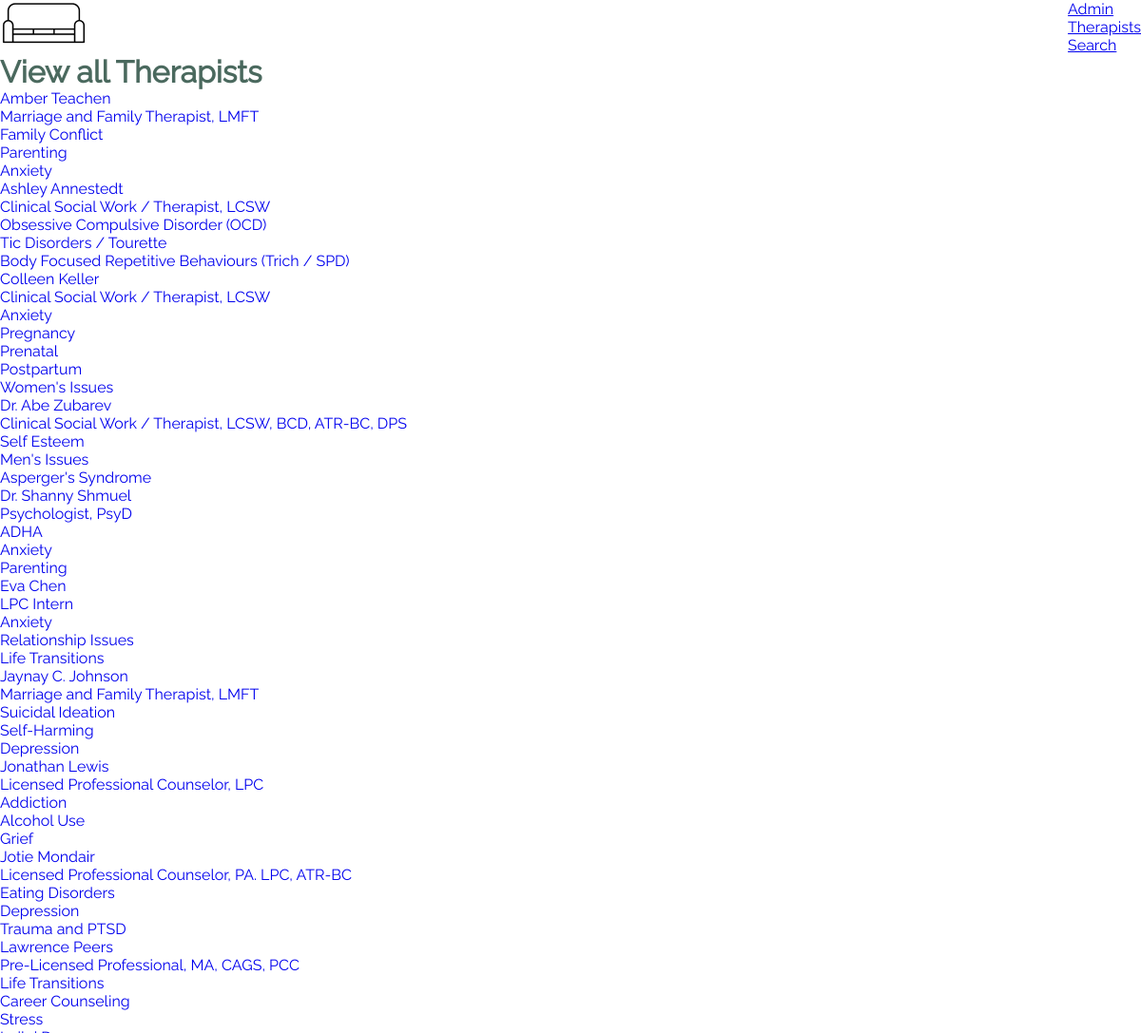
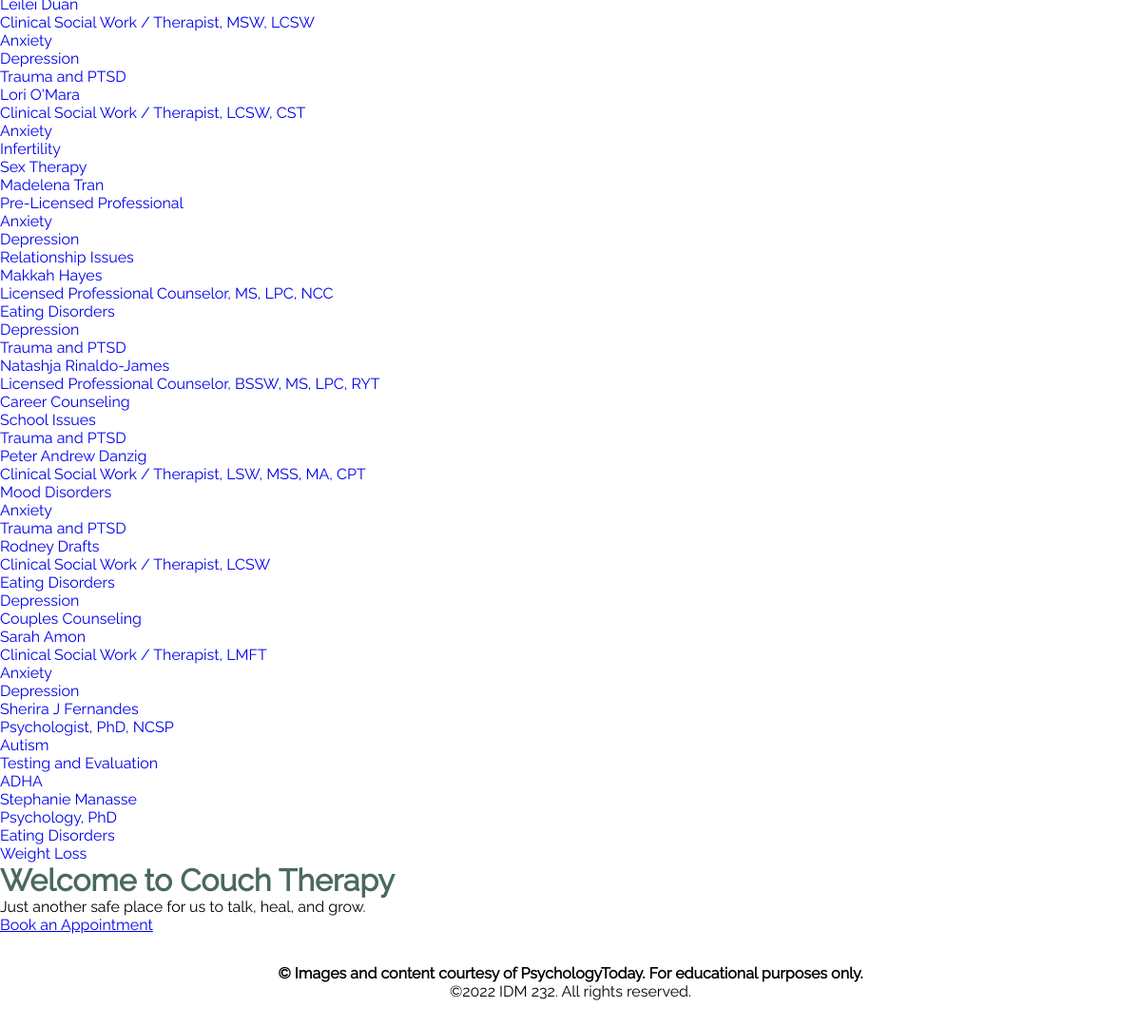
/therapists.php, run on the app's committed database (2 pictures, top to bottom).
### tables this page shows
CREATE TABLE `therapists` (
  `id` int(11) NOT NULL,
  `therapist_name` varchar(255) NOT NULL,
  `therapist_job` varchar(255) NOT NULL,
  `therapist_pronoun` varchar(255) NOT NULL,
  `therapist_email` varchar(255) NOT NULL,
  `therapist_phone` varchar(255) NOT NULL,
  `therapist_about` longtext NOT NULL,
  `therapist_specialties` longtext NOT NULL,
  `therapist_issues` longtext NOT NULL,
  `image_path` varchar(255) NOT NULL
);

### .env.local.php (called while the page is built)
<?php
$APP_CONFIG = [
    'environment' => 'development',
    'site_name' => 'Couch Therapy',
    'site_url' => 'http://localhost:8888/final',
    'database_host' => 'localhost',
    'database_user' => 'root',
    'database_pass' => 'root',
    'database_name' => 'local_idm232_01',
];
?>

### _includes/helper-functions.php (called while the page is built, shortened)
<?php
function site_url()
{
    global $APP_CONFIG;
    return $APP_CONFIG['site_url'];
}

### therapists.php (the view, shortened to what this page needs)
<?php
include_once __DIR__ . '/app.php';
include_once __DIR__ . '/_components/header.php';
$query = 'SELECT * FROM therapists ORDER BY therapist_name ASC';
$result = mysqli_query($db_connection, $query);
?>
<h1> View all Therapists </h1>
<?php
    $site_url = site_url();
    while ($therapists = mysqli_fetch_array($result)) {
        echo "
        <div class='therapist-description'>
            <a href='{$site_url}/detail.php?id={$therapists['id']}'>
                <div class=''>
                    <div class=''>
                        <p class=''>{$therapists['therapist_name']}</p>
                        <p class=''>{$therapists['therapist_job']}</p>
                        <p class=''>{$therapists['therapist_specialties']}</p>
                    </div>
                </div>
            </a>
        </div>
        ";
    }
?>
<?php include_once __DIR__ . '/_components/home-hero.php'; ?>
<?php include_once __DIR__ . '/_components/footer.php'; ?>

### data on the page
therapists: therapist_name "Amber Teachen", therapist_job "Marriage and Family Therapist, LMFT", therapist_specialties "Family Conflict Parenting Anxiety"
therapists: therapist_name "Ashley Annestedt", therapist_job "Clinical Social Work / Therapist, LCSW", therapist_specialties "Obsessive Compulsive Disorder (OCD) Tic Disorders / Tourette Body Focused Repetitive Behaviours (Trich / SPD)"
therapists: therapist_name "Colleen Keller", therapist_job "Clinical Social Work / Therapist, LCSW", therapist_specialties "Anxiety Pregnancy Prenatal Postpartum Women's Issues"
therapists: therapist_name "Dr. Abe Zubarev", therapist_job "Clinical Social Work / Therapist, LCSW, BCD, ATR-BC, DPS", therapist_specialties "Self Esteem Men's Issues Asperger's Syndrome"
therapists: therapist_name "Dr. Shanny Shmuel", therapist_job "Psychologist, PsyD", therapist_specialties "ADHA Anxiety Parenting"
therapists: therapist_name "Eva Chen", therapist_job "LPC Intern", therapist_specialties "Anxiety Relationship Issues Life Transitions"
therapists: therapist_name "Jaynay C. Johnson", therapist_job "Marriage and Family Therapist, LMFT", therapist_specialties "Suicidal Ideation Self-Harming Depression"
therapists: therapist_name "Jonathan Lewis", therapist_job "Licensed Professional Counselor, LPC", therapist_specialties "Addiction Alcohol Use Grief"
therapists: therapist_name "Jotie Mondair", therapist_job "Licensed Professional Counselor, PA. LPC, ATR-BC", therapist_specialties "Eating Disorders Depression Trauma and PTSD"
therapists: therapist_name "Lawrence Peers", therapist_job "Pre-Licensed Professional, MA, CAGS, PCC", therapist_specialties "Life Transitions Career Counseling Stress"
therapists: therapist_name "Leilei Duan", therapist_job "Clinical Social Work / Therapist, MSW, LCSW", therapist_specialties "Anxiety Depression Trauma and PTSD"
therapists: therapist_name "Lori O'Mara", therapist_job "Clinical Social Work / Therapist, LCSW, CST", therapist_specialties "Anxiety Infertility Sex Therapy"
therapists: therapist_name "Madelena Tran", therapist_job "Pre-Licensed Professional", therapist_specialties "Anxiety Depression Relationship Issues"
therapists: therapist_name "Makkah Hayes", therapist_job "Licensed Professional Counselor, MS, LPC, NCC", therapist_specialties "Eating Disorders Depression Trauma and PTSD"
therapists: therapist_name "Natashja Rinaldo-James", therapist_job "Licensed Professional Counselor, BSSW, MS, LPC, RYT", therapist_specialties "Career Counseling School Issues Trauma and PTSD"
therapists: therapist_name "Peter Andrew Danzig", therapist_job "Clinical Social Work / Therapist, LSW, MSS, MA, CPT", therapist_specialties "Mood Disorders Anxiety Trauma and PTSD"
therapists: therapist_name "Rodney Drafts", therapist_job "Clinical Social Work / Therapist, LCSW", therapist_specialties "Eating Disorders Depression Couples Counseling"
therapists: therapist_name "Sarah Amon", therapist_job "Clinical Social Work / Therapist, LMFT", therapist_specialties "Anxiety Depression"
therapists: therapist_name "Sherira J Fernandes", therapist_job "Psychologist, PhD, NCSP", therapist_specialties "Autism Testing and Evaluation ADHA"
therapists: therapist_name "Stephanie Manasse", therapist_job "Psychology, PhD", therapist_specialties "Eating Disorders Weight Loss"
